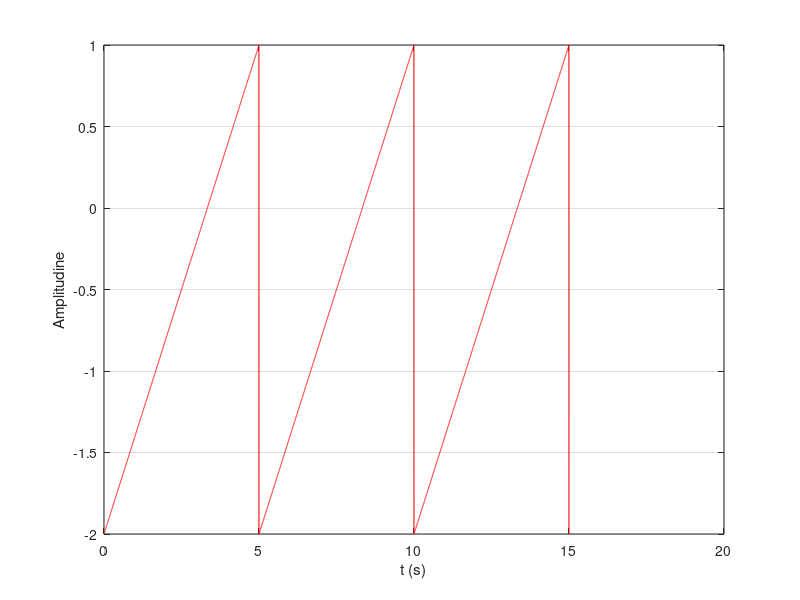
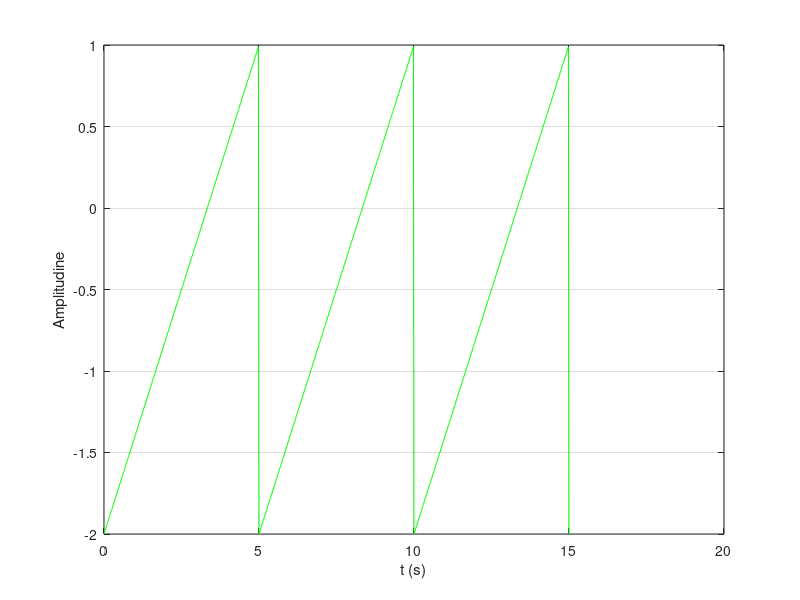
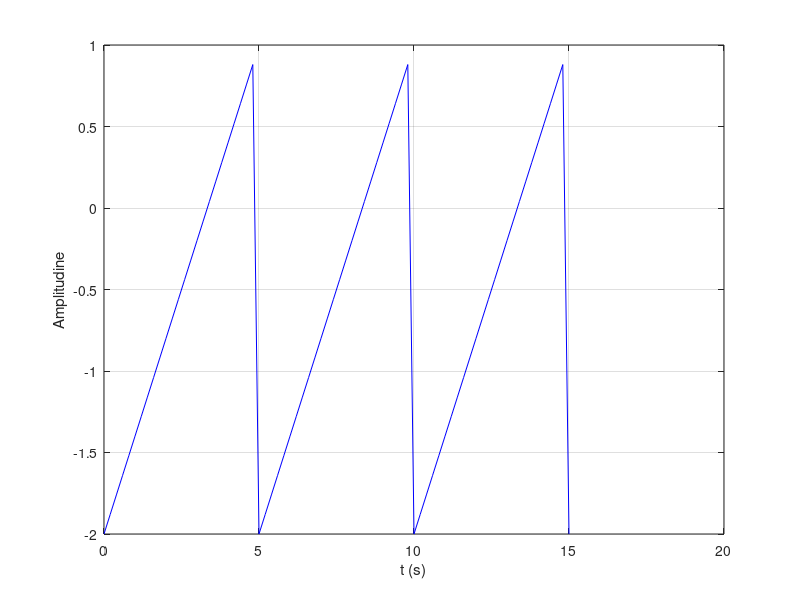

Source code (MATLAB) for these figures, in order:
frecventa = 0.2; 
amplitudine = 1.5; 
componenta_continua= -0.5;

t1 = 0:0.002:15;  
semnal_triunghiular = componenta_continua + amplitudine*sawtooth(2*pi*frecventa.*t1,1);
figure(1) %rezolutie de 2ms
plot(t1, semnal_triunghiular,'r'),xlabel('t (s)'),ylabel('Amplitudine') ,grid

t2 = 0:0.02:15; 
semnal_triunghiular = componenta_continua + amplitudine*sawtooth(2*pi*frecventa.*t2,1);%generarea propriuzisa
figure(2)%rezoutie de 20ms
plot(t2, semnal_triunghiular,'g'),xlabel('t (s)'),ylabel('Amplitudine') ,grid

t3 = 0:0.2:15; 
semnal_triunghiular = componenta_continua + amplitudine*sawtooth(2*pi*frecventa.*t3,1);%generarea propriuzisa
figure(3)%rezolutie de 2 ms
plot(t3, semnal_triunghiular,'b'),xlabel('t (s)'),ylabel('Amplitudine') ,grid
